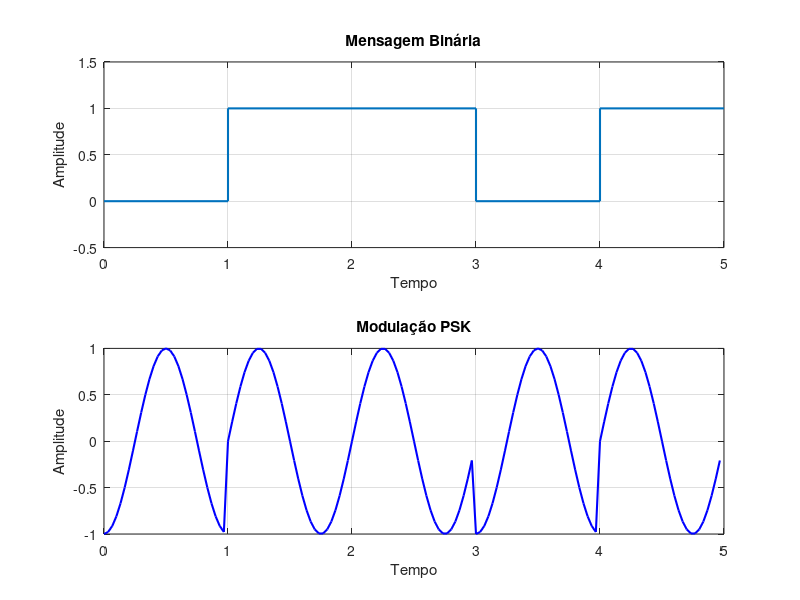

The MATLAB source for this figure:
%Rotina para a modulação PSK
f1=1 %Frequência em Hz
t=0:1/30:1-1/30;

%Sinais analógicos para compor a modulação
% questão 4.a) 90º entre 0 e 1. 
% sa1=sin(2*pi*f1*t); % - 1
% sa0=cos(2*pi*f1*t); % - 0

%questão 4.b) 180º entre 0 e 1
% sa1=sin(2*pi*f1*t); % - 1
% sa0=-sin(2*pi*f1*t); % - 0

%questao 4.c) 270º entre 0 e 1 
sa1=sin(2*pi*f1*t); % - 1
sa0=-cos(2*pi*f1*t); % - 0

b=[0 1 1 0 1]; %Sinal digital a ser transmitido
n= 5;
psk =[];
for i=1:n
  if b(i)==1
    psk=[psk sa1];
  else
    psk=[psk sa0];
  end
end

subplot(211)
stairs(0:5,[b(1:5) b(5)],'linewidth',1.5)
axis([0 n -0.5 1.5])
title('Mensagem Binária');grid on
xlabel('Tempo');ylabel('Amplitude')
subplot(212)
tb=0:1/30:5-1/30;
plot(tb, psk(1:5*30),'b','linewidth',1.5)
title('Modulação PSK');grid on
xlabel('Tempo');ylabel('Amplitude')